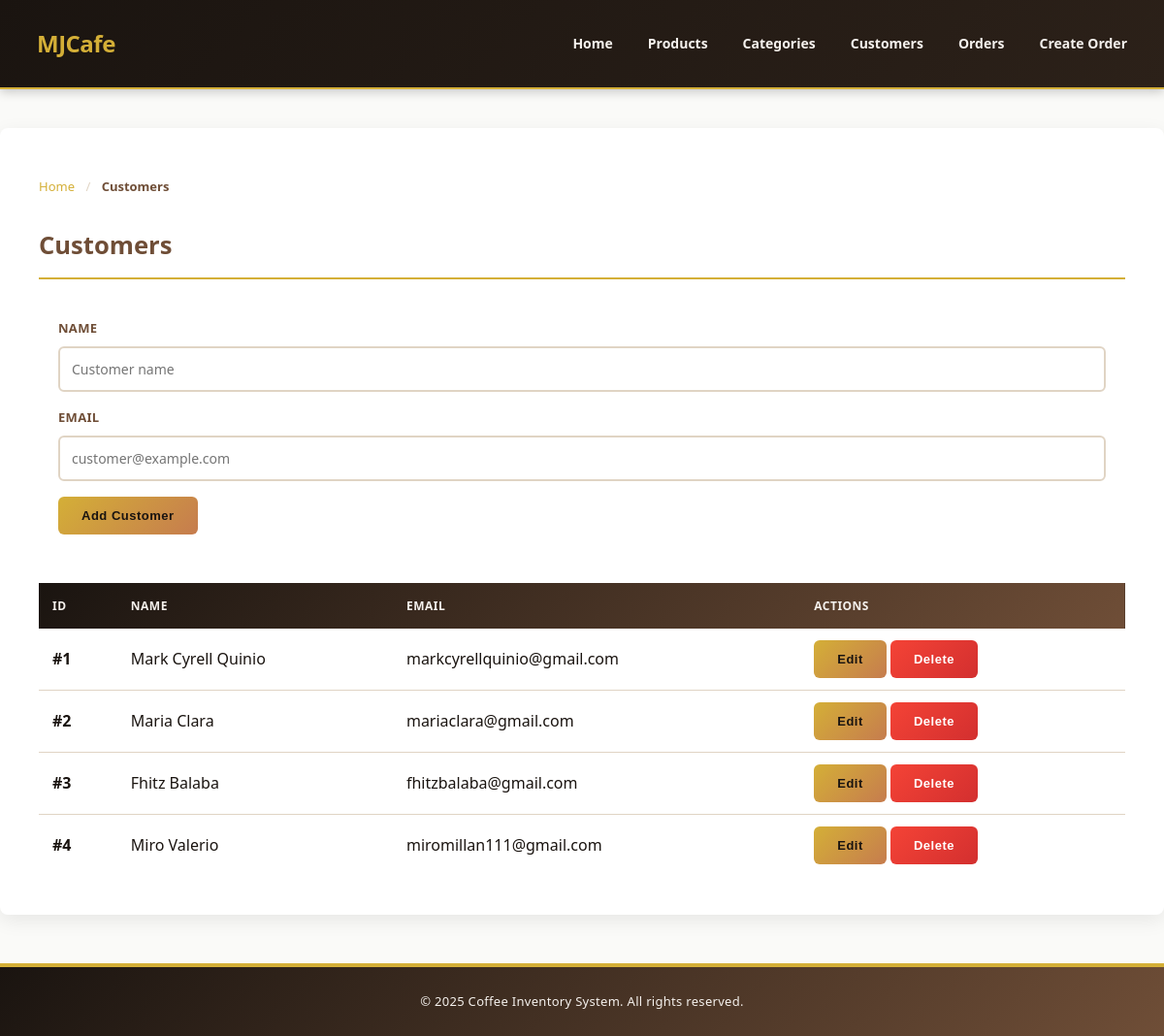
The app's page /manage_customers.php with its own data.
### tables this page shows
CREATE TABLE `customers` (
  `customer_id` int(11) NOT NULL,
  `customer_name` varchar(255) NOT NULL,
  `email` varchar(255) DEFAULT NULL
);

### manage_customers.php (the view, shortened to what this page needs)
<?php
include 'database.php';
$customers = $conn->query("SELECT * FROM customers");
?>
<!DOCTYPE html>
<html>
<head>
    <link rel="stylesheet" href="style.css">
</head>
<body>
<?php include 'header.php'; ?>
<div class="container">
    <div class="breadcrumb">
        <span class="breadcrumb-item"><a href="home.php">Home</a></span>
        <span class="breadcrumb-separator">/</span>
        <span class="breadcrumb-item active">Customers</span>
    </div>
    <h2>Customers</h2>
    <form method="post" style="background: var(--accent-light); padding: 20px; border-radius: 8px; margin-bottom: 30px;">
        <label>Name</label>
        <input type="text" name="customer_name" placeholder="Customer name" required>
        <label>Email</label>
        <input type="email" name="email" placeholder="customer@example.com" required>
        <input type="submit" name="add" value="Add Customer">
    </form>
    <?php
    $check = $conn->query("SELECT COUNT(*) as count FROM customers");
    $count = $check->fetch_assoc()['count'];
    if($count == 0):
    ?>
        <div class="empty-state">
            <h2>No Customers Found</h2>
            <p>Add your first customer to get started.</p>
        </div>
    <?php else: ?>
    <table>
        <thead>
        <tr>
            <th>ID</th>
            <th>Name</th>
            <th>Email</th>
            <th>Actions</th>
        </tr>
        </thead>
        <tbody>
        <?php while($row = $customers->fetch_assoc()): ?>
        <tr>
            <td><strong>#<?php echo $row['customer_id']; ?></strong></td>
            <td><?php echo $row['customer_name']; ?></td>
            <td><?php echo $row['email']; ?></td>
            <td>
                <a href="edit_customer.php?id=<?php echo $row['customer_id']; ?>"><button>Edit</button></a>
                <a href="delete_customer.php?id=<?php echo $row['customer_id']; ?>" onclick="return confirm('Are you sure you want to delete this customer?')"><button style="background-color: #f44336;">Delete</button></a>
            </td>
        </tr>
        <?php endwhile; ?>
        </tbody>
    </table>
    <?php endif; ?>
</div>
<?php include 'footer.php'; ?>
</body>
</html>

### style.css (style rules this page uses)
:root { --primary-dark: #1a1410; --primary-brown: #6f4e37; --secondary-gold: #d4af37; --accent-warm: #c67c4e; --cream: #f5f1ed; --text-dark: #1a1410; --text-light: #8d6e63; --bg-light: #fafaf8; --bg-white: #ffffff; --border-color: #e0d4c4; --success: #4caf50; --danger: #f44336; }
* { margin: 0; padding: 0; box-sizing: border-box; }
body { font-family: 'Segoe UI', Tahoma, Geneva, Verdana, sans-serif; background: var(--bg-light); color: var(--text-dark); line-height: 1.6; scroll-behavior: smooth; }
.container { max-width: 1200px; margin: 40px auto; background: var(--bg-white); padding: 40px; border-radius: 8px; box-shadow: 0 6px 20px rgba(0, 0, 0, 0.08); }
h1, h2 { color: var(--primary-brown); margin-bottom: 20px; }
h2 { font-size: 1.6em; border-bottom: 2px solid var(--secondary-gold); padding-bottom: 12px; }
table { width: 100%; border-collapse: collapse; margin-top: 20px; }
table thead { background: linear-gradient(135deg, var(--primary-dark) 0%, var(--primary-brown) 100%); color: var(--cream); }
table th { padding: 14px; text-align: left; font-weight: 700; letter-spacing: 0.5px; font-size: 12px; text-transform: uppercase; }
table td { padding: 12px 14px; border-bottom: 1px solid var(--border-color); }
table tbody tr { transition: background 0.3s ease; }
table tbody tr:last-child td { border-bottom: none; }
form label { font-weight: 700; color: var(--primary-brown); margin-bottom: 8px; display: block; font-size: 13px; text-transform: uppercase; letter-spacing: 0.3px; }
input[type="text"], input[type="email"], input[type="number"], input[type="file"], select { width: 100%; padding: 12px; margin-bottom: 16px; border-radius: 6px; border: 2px solid var(--border-color); font-size: 14px; transition: border 0.3s ease, box-shadow 0.3s ease; font-family: inherit; background: var(--bg-white); }
button, input[type="submit"], .btn, .btn-primary { background: linear-gradient(135deg, var(--secondary-gold) 0%, var(--accent-warm) 100%); color: var(--primary-dark); border: none; padding: 12px 24px; border-radius: 6px; cursor: pointer; font-size: 13px; font-weight: 700; transition: transform 0.3s ease, box-shadow 0.3s ease; text-decoration: none; display: inline-block; text-align: center; letter-spacing: 0.5px; }
button[style*="#f44336"], .danger-btn { background: linear-gradient(135deg, var(--danger) 0%, #d32f2f 100%); color: white; }
.breadcrumb { margin-bottom: 20px; padding: 10px 0; font-size: 13px; }
.breadcrumb-item { color: var(--text-light); }
.breadcrumb-item a { color: var(--secondary-gold); text-decoration: none; transition: color 0.3s ease; }
.breadcrumb-item.active { color: var(--primary-brown); font-weight: 700; }
.breadcrumb-separator { margin: 0 8px; color: var(--border-color); }

### records on screen
customers: customer_id "1", customer_name "Mark Cyrell Quinio", email "markcyrellquinio@gmail.com"
customers: customer_id "2", customer_name "Maria Clara", email "mariaclara@gmail.com"
customers: customer_id "3", customer_name "Fhitz Balaba", email "fhitzbalaba@gmail.com"
customers: customer_id "4", customer_name "Miro Valerio", email "miromillan111@gmail.com"
